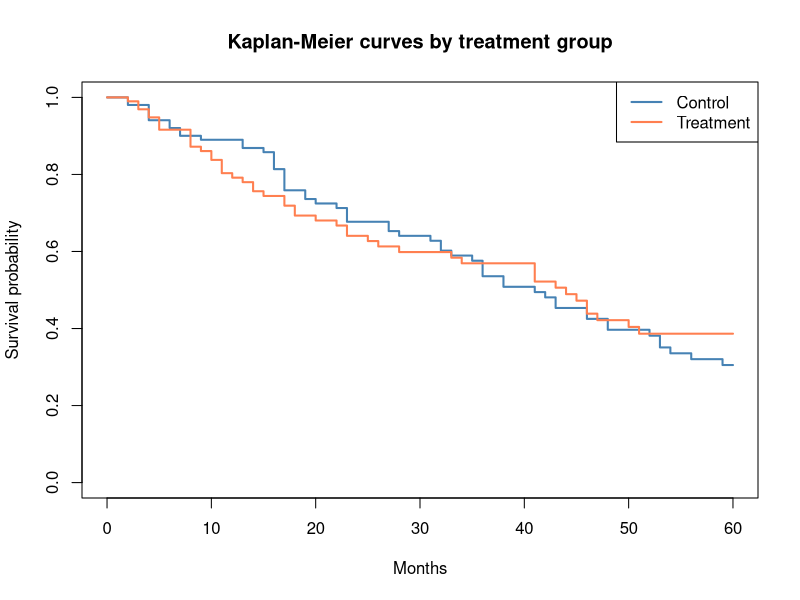

Source code (R):
## ---- chunk 1
library(tidyverse)
library(survival)
## ---- chunk 2
set.seed(42)
n <- 200

surv_df <- tibble(
  id          = 1:n,
  # Time to event or censoring (months)
  months      = round(rexp(n, rate = 0.03) + 1),
  # Event status: 1 = event occurred, 0 = censored
  died        = rbinom(n, 1, prob = 0.6),
  # Group variable
  treatment   = sample(c("control", "treatment"), n, replace = TRUE),
  # Continuous covariate
  age         = round(rnorm(n, mean = 65, sd = 10))
)

# Cap time at 60 months (end of study)
surv_df <- surv_df %>%
  mutate(
    died   = ifelse(months > 60, 0, died),
    months = pmin(months, 60)
  )

glimpse(surv_df)
## ---- chunk 3
# What proportion are censored?
surv_df %>%
  count(died) %>%
  mutate(prop = n / sum(n))
## ---- chunk 4
# Fit KM curve by treatment group
km_fit <- survfit(Surv(months, died) ~ treatment, data = surv_df)
summary(km_fit, times = c(12, 24, 36, 48))
## ---- chunk 5
# Plot
plot(km_fit,
     col        = c("steelblue", "coral"),
     lwd        = 2,
     xlab       = "Months",
     ylab       = "Survival probability",
     main       = "Kaplan-Meier curves by treatment group")
legend("topright",
       legend = c("Control", "Treatment"),
       col    = c("steelblue", "coral"),
       lwd    = 2)
## ---- chunk 6
survdiff(Surv(months, died) ~ treatment, data = surv_df)
## ---- chunk 7
cox_model <- coxph(
  Surv(months, died) ~ treatment + age,
  data = surv_df
)
summary(cox_model)
## ---- chunk 8
# Extract hazard ratios
exp(coef(cox_model))
## ---- chunk 9
# 1. Create a binary age group: "younger" (age < 65) and "older" (age >= 65)
surv_df <- surv_df %>%
  mutate(age_group = ifelse(age < 65, "younger", "older"))

# 2. Fit and plot a KM curve stratified by age_group
# Your code here

# 3. Run a log rank test to compare survival by age_group
# Your code here

# 4. Interpret the result in plain language (as a comment)
